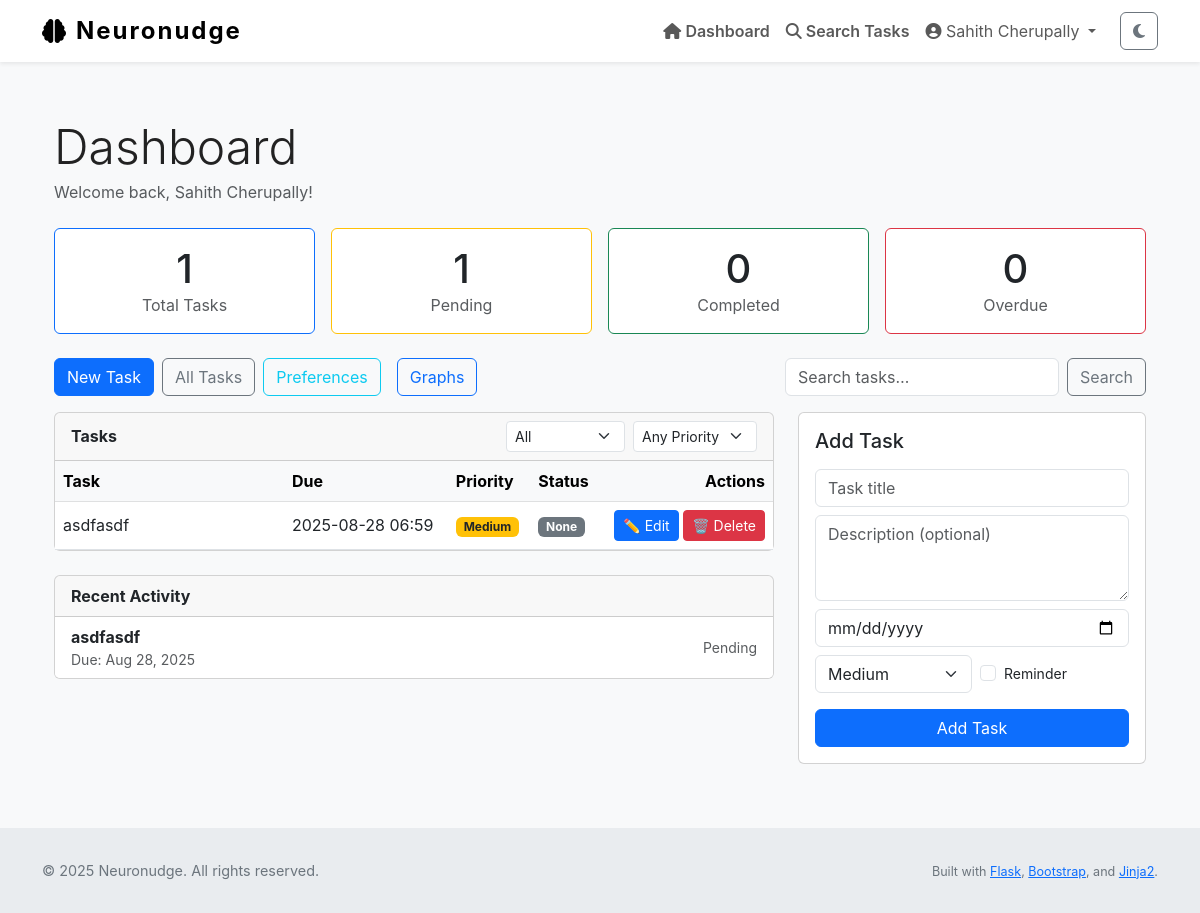
/dashboard/custom (signed in), run on an earlier commit of the app's database.
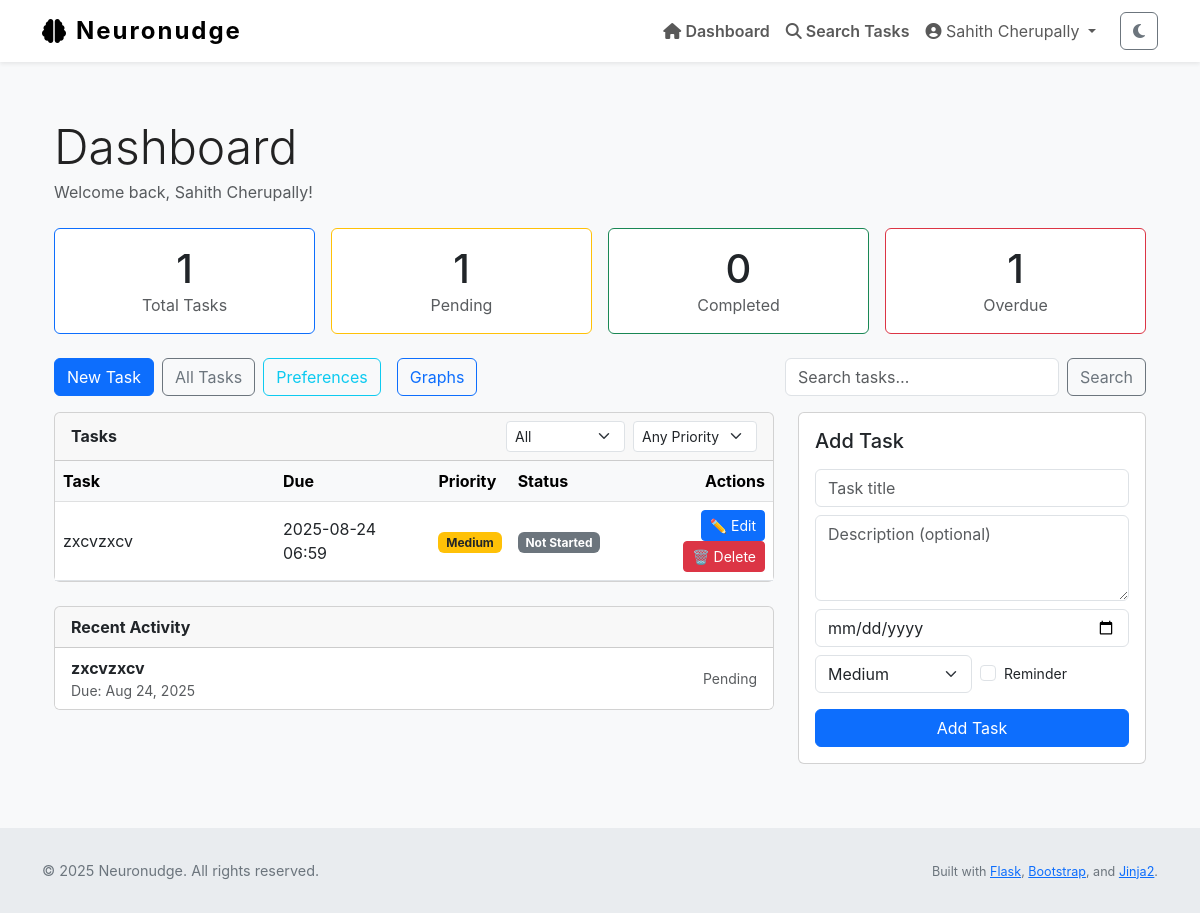
And on a later commit of the database.
### Neuronudge/models.py (models this page shows, shortened)
class Task(db.Model):
    id = db.Column(db.Integer, primary_key=True)
    title = db.Column(db.String(255), nullable=False)
    description = db.Column(db.Text, nullable=False)
    due_date = db.Column(db.DateTime)
    completed = db.Column(db.Boolean, default=False)
    priority = db.Column(db.Integer, default=2)         # 1 = high, 2 = med, 3 = low
    status = db.Column(db.String(20), default='not started')
    reminder_set = db.Column(db.Boolean, default=False)
    created_at = db.Column(db.DateTime, default=datetime.utcnow)
    updated_at = db.Column(db.DateTime, default=datetime.utcnow, onupdate=datetime.utcnow)
    user_id = db.Column(db.Integer, db.ForeignKey('user.id'), nullable=False)

### Neuronudge/views.py (the view, shortened to what this page needs)
@main.route('/dashboard/custom', methods=['GET', 'POST'])
@login_required
def dashboard_customized():
    task_form = TaskForm()
    page = request.args.get('page', 1, type=int)
    per_page = 10
    filter_status = request.args.get('status', 'all')
    filter_priority = request.args.get('priority', 'all')
    search_term = request.args.get('search', '').strip()
    base_query = Task.query.filter_by(user_id=current_user.id)
    if filter_status == 'completed':
        base_query = base_query.filter_by(completed=True)
    elif filter_status == 'pending':
        base_query = base_query.filter_by(completed=False)
    if filter_priority in ['1', '2', '3']:
        base_query = base_query.filter_by(priority=int(filter_priority))
    if search_term:
        try:
            base_query = base_query.filter(Task.title.ilike(f'%{search_term}%'))
        except Exception:
            base_query = base_query.filter(Task.title.like(f'%{search_term}%'))
    try:
        ordered_query = base_query.order_by(Task.priority.asc(), Task.due_date.asc().nulls_last())
    except Exception:
        ordered_query = base_query.order_by(Task.priority.asc(), Task.due_date.asc())
    paginated_tasks = ordered_query.paginate(page=page, per_page=per_page, error_out=False)
    tasks_all = Task.query.filter_by(user_id=current_user.id).all()
    recent_tasks = Task.query.filter_by(user_id=current_user.id).order_by(Task.created_at.desc()).limit(10).all()
    total_tasks = Task.query.filter_by(user_id=current_user.id).count()
    pending_tasks = Task.query.filter_by(user_id=current_user.id, completed=False).count()
    completed_tasks = Task.query.filter_by(user_id=current_user.id, completed=True).count()
    overdue_tasks = Task.query.filter(
        Task.user_id == current_user.id,
        Task.completed == False,
        Task.due_date != None,
        Task.due_date < datetime.utcnow()
    ).count()
    task_counts = {
        'total': total_tasks,
        'pending': pending_tasks,
        'completed': completed_tasks,
        'overdue': overdue_tasks
    }
    onboarding = OnboardingPreferences.query.filter_by(user_id=current_user.id).first()
    features = set()
    try:
        if current_user.dashboard_features:
            if isinstance(current_user.dashboard_features, (list, tuple, set)):
                features.update(current_user.dashboard_features)
            else:
                import json
                try:
                    parsed = json.loads(current_user.dashboard_features)
                    if isinstance(parsed, (list, tuple, set)):
                        features.update(parsed)
                except Exception:
                    pass
    except Exception:
        pass
    if getattr(current_user, 'feature_timer', False):
        features.add('timer')
    if getattr(current_user, 'feature_focus_mode', False):
        features.add('focus_mode')
    if getattr(current_user, 'feature_scroll_autostart', False):
        features.add('scroll_autostart')
    if getattr(current_user, 'feature_task_stats', False):
        features.add('task_stats')
    if getattr(current_user, 'feature_task_timer', False):
        features.add('task_timer')
    if getattr(current_user, 'feature_deadline_tracker', False):
        features.add('deadline_tracker')
    if getattr(current_user, 'feature_custom_colors', False):
        features.add('custom_colors')
    if getattr(current_user, 'feature_auto_reminders', False):
        features.add('auto_reminders')
    if getattr(current_user, 'feature_priority_sort', False):
        features.add('priority_sort')
    if getattr(current_user, 'feature_task_export', False):
        features.add('task_export')
    if getattr(current_user, 'feature_progress_graphs', False):
        features.add('progress_graphs')
    features = sorted(list(features))
    return render_template(
        'dashboard_customized.html',
        user=current_user,
        tasks=tasks_all,
        recent_tasks=recent_tasks,
        task_counts=task_counts,
        filter_status=filter_status,
        filter_priority=filter_priority,
        search_term=search_term,
        paginated_tasks=paginated_tasks,
        onboarding=onboarding,
        features=features,
        task_form=task_form
    )

### Neuronudge/forms.py (shortened to what this page needs)
class TaskForm(FlaskForm):
    title = StringField("Title", validators=[DataRequired()])
    description = TextAreaField("Description")
    due_date = DateField("Due Date", validators=[DataRequired()])
    due_time = TimeField("Due Time (optional)", validators=[Optional()])
    submit = SubmitField("Save Task")
    reminder_set = BooleanField("Set Reminder?")
    priority = SelectField(
    "Priority",
    choices=[
        ("1", "High"),
        ("2", "Medium"),
        ("3", "Low"),
    ],
    default="2",
    validators=[DataRequired()]
)
    status = SelectField(
        "Status",
        choices=[("not_started", "Not Started"),
                 ("in_progress", "In Progress"),
                 ("completed", "Completed")],
        default="not_started"
    )

### Neuronudge/templates/dashboard_customized.html (shortened to what the changed rows need)
{% extends "layout.html" %}
{% block content %}
<div class="container py-4">
  <div class="d-flex justify-content-between align-items-start mb-4">
    <div>
      <h1 class="display-5 mb-1">Dashboard</h1>
    </div>
  </div>
  <div class="row g-3 mb-4">
    <div class="col-12 col-md-3">
      <div class="card h-100 border-danger">
        <div class="card-body text-center">
          <div class="h1 mb-0">{{ task_counts.overdue }}</div>
          <div class="text-muted">Overdue</div>
        </div>
      </div>
    </div>
  </div>
  <div class="row">
    <div class="col-12 col-lg-8">
      <div class="card mb-4">
        <div class="card-body p-0">
          <div class="table-responsive">
            <table class="table mb-0 align-middle">
              <thead class="table-light">
                <tr>
                  <th style="min-width:220px">Task</th>
                  <th>Due</th>
                  <th>Priority</th>
                  <th>Status</th>
                  <th class="text-end">Actions</th>
                </tr>
              </thead>
              <tbody>
                {% for task in paginated_tasks.items %}
                <tr>
                  <td>{{ task.title }}</td>
                  <td>{{ task.due_date.strftime('%Y-%m-%d %H:%M') if task.due_date else 'No due date' }}</td>
                  <td>
                    {% if task.priority == 1 %}
                      <span class="badge bg-danger">High</span>
                    {% elif task.priority == 2 %}
                      <span class="badge bg-warning text-dark">Medium</span>
                    {% elif task.priority == 3 %}
                      <span class="badge bg-secondary">Low</span>
                    {% else %}
                      <span class="badge bg-secondary">—</span>
                    {% endif %}
                  </td>
                  <td>
                    {% if task.status == 'completed' %}
                        <span class="badge bg-success">Completed</span>
                    {% elif task.status == 'in progress' %}
                        <span class="badge bg-info text-dark">In Progress</span>
                    {% elif task.status == 'not started' %}
                        <span class="badge bg-secondary">Not Started</span>
                    {% elif task.status == 'overdue' %}
                        <span class="badge bg-danger">Overdue</span>
                    {% else %}
                        <span class="badge bg-secondary">{{ task.status }}</span>
                    {% endif %}
                  </td>
                  <td class="text-end">
                    <a href="{{ url_for('main.edit_task', id=task.id) }}" class="btn btn-sm btn-primary">✏️ Edit</a>
                    <button class="btn btn-sm btn-danger delete-task-btn" data-task-id="{{ task.id }}" data-bs-toggle="modal" data-bs-target="#deleteTaskModal">🗑️ Delete</button>
                  </td>
                </tr>
                {% endfor %}
              </tbody>
            </table>
          </div>
        </div>
      </div>
      <div class="card mb-4">
        <ul class="list-group list-group-flush">
          {% for t in recent_tasks %}
          <li class="list-group-item d-flex justify-content-between align-items-center">
            <div>
              <strong>{{ t.title }}</strong>
              <div class="small text-muted">Due: {% if t.due_date %}{{ t.due_date.strftime('%b %d, %Y') }}{% else %}—{% endif %}</div>
            </div>
            <div class="text-end small">
              {% if t.completed %}
                <span class="text-success">Completed</span>
              {% else %}
                <span class="text-muted">Pending</span>
              {% endif %}
            </div>
          </li>
          {% else %}
          <li class="list-group-item text-muted">No recent activity</li>
          {% endfor %}
        </ul>
      </div>
    </div>
  </div>
</div>
{% endblock %}

What changed in the data, as far as the page shows it:
removed Task: title "asdfasdf", due_date "2025-08-28 06:59", priority "Medium", status "None", due_date "Aug 28, 2025", completed "Pending"
added Task: title "zxcvzxcv", due_date "2025-08-24 06:59", priority "Medium", status "Not Started", due_date "Aug 24, 2025", completed "Pending"
Also different on the page:
{{ task_counts.overdue }}: "0" → "1"
